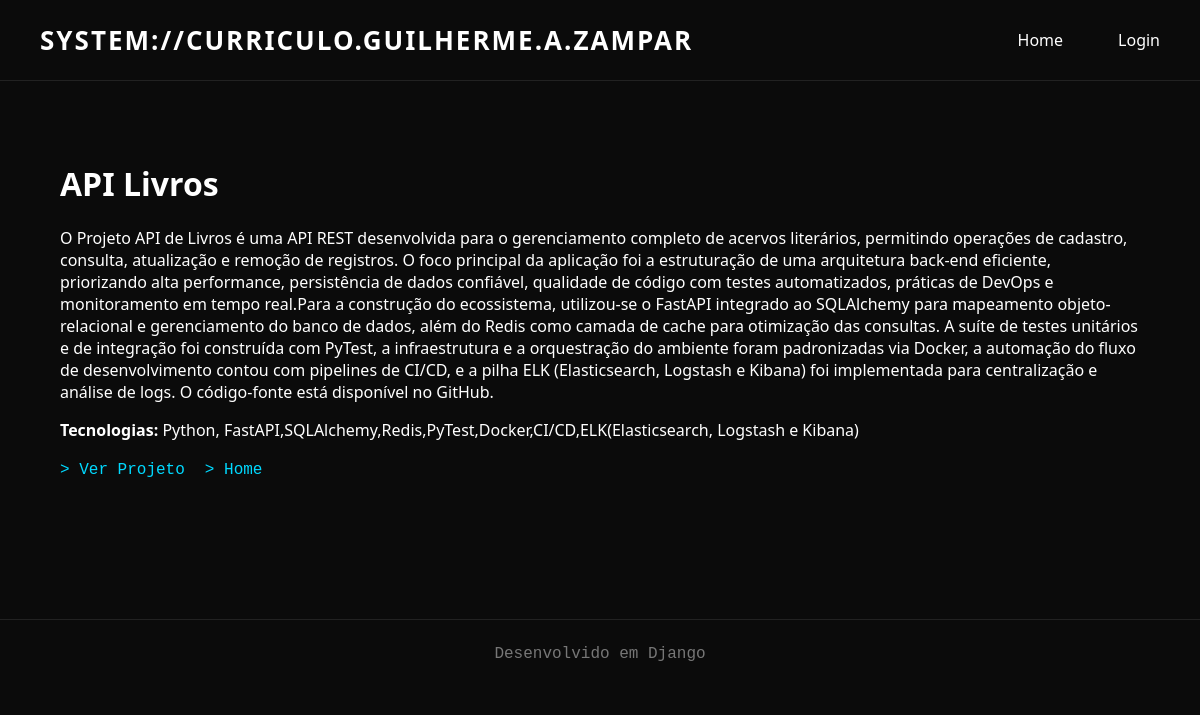
Page /projeto/2/ on the committed database.
### curriculo/models.py (models this page shows)
class Projeto(models.Model):
    nome= models.CharField(max_length=100)
    descricao=models.TextField()
    tecnologia=models.CharField(max_length=100)
    github=models.URLField()

### curriculo/views.py (the view)
# urls.py: path("projeto/<int:id>/",detalhe,name='detalhe'),
def detalhe(request,id):
    projeto=get_object_or_404(Projeto,id=id)
    contexto={"projeto":projeto}
    return render(request,'curriculo/detalhe.html',contexto)

### curriculo/templates/curriculo/detalhe.html
{% extends 'curriculo/base.html'  %}
{% block content %}
<h1>{{projeto.nome}}</h1>
<p>{{projeto.descricao}}</p>
<p><strong>Tecnologias: </strong>{{projeto.tecnologia}}</p>
<div class="acoes-projeto">
    <a href="{{ projeto.github }}" target="_blank">> Ver Projeto</a>
    <a href="{% url 'home' %}">> Home</a>
</div>
{% endblock %}

### curriculo/static/curriculo/css/style.css (style rules this page uses)
* { box-sizing: border-box; }
body { margin: 0; padding: 0; background: #0b0b0b; color: #ffffff; font-family: "Segoe UI", sans-serif; }
h1, h2, h3 { color: #ffffff; }
a { text-decoration: none; }
.acoes-projeto { display: flex; gap: 20px; margin-top: 20px; }
.acoes-projeto a { color: #00d9ff; font-family: "Courier New", monospace; }

### rows in the picture
Projeto: nome "API Livros", descricao "O Projeto API de Livros é uma API REST desenvolvida para o gerenciamento completo de acervos literários, permitindo operações de cadastro, consulta, atualização e remoção de registros. O foco principal da aplicação foi a estruturação de uma arquitetura back-end eficiente, priorizando alta performance, persistência de dados confiável, qualidade de código com testes automatizados, práticas de DevOps e monitoramento em tempo real.Para a construção do ecossistema, utilizou-se o FastAPI integrado ao SQLAlchemy para mapeamento objeto-relacional e gerenciamento do banco de dados, além do Redis como camada de cache para otimização das consultas. A suíte de testes unitários e de integração foi…", tecnologia "Python, FastAPI,SQLAlchemy,Redis,PyTest,Docker,CI/CD,ELK(Elasticsearch, Logstash e Kibana)"
